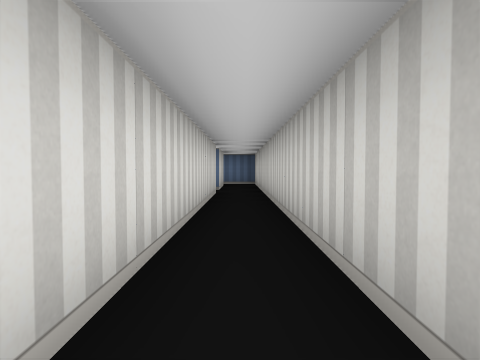
view 1 (above)

21 first-person views from a walk through a cub3D level. The camera is about half as high as the walls, tilts 2° down and sees 75° across. The floor is counted in squares. Each view is taken from the middle of a square. On the plan, view 1 faces up. The plan holds only what a view shows up to about 9 squares ahead; the rest is blank.

view 2
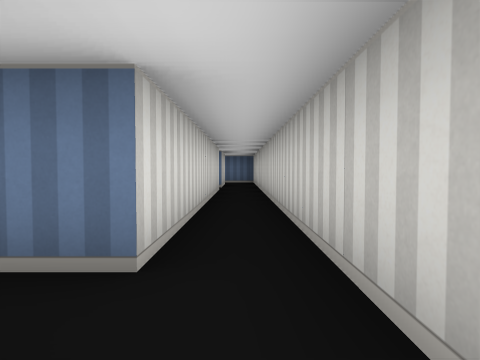

view 3
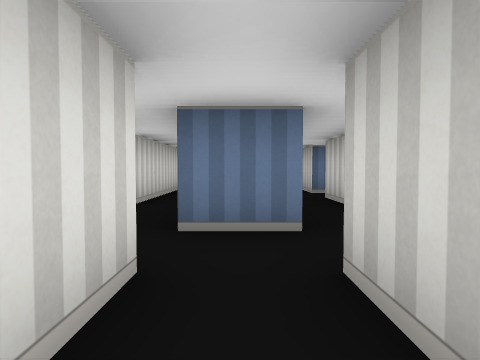

view 4
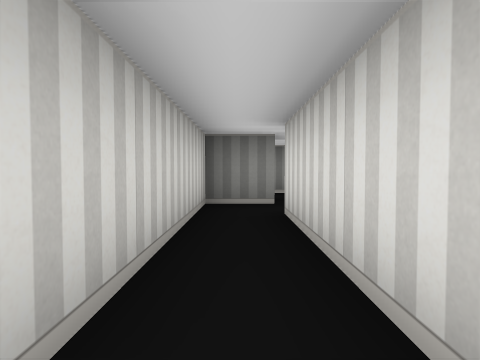

view 5
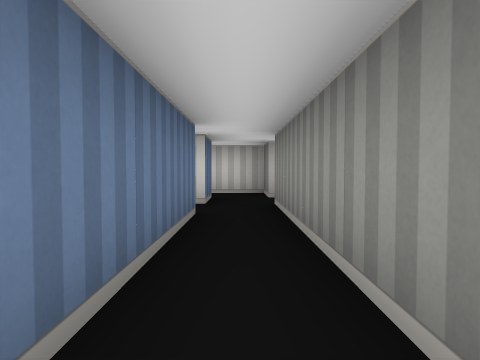

view 6
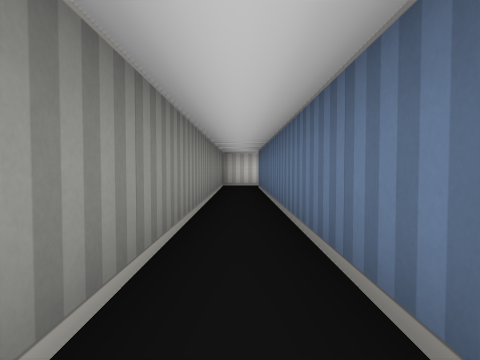

view 7
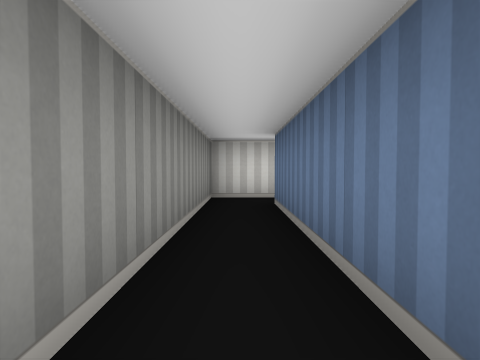

view 8
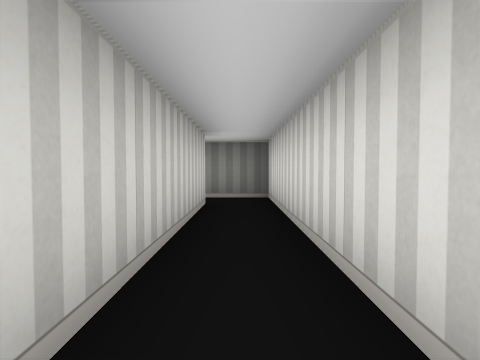

view 9
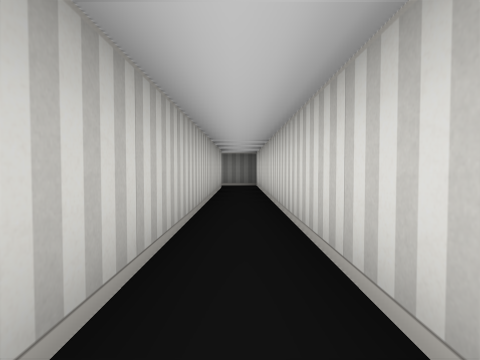

view 10
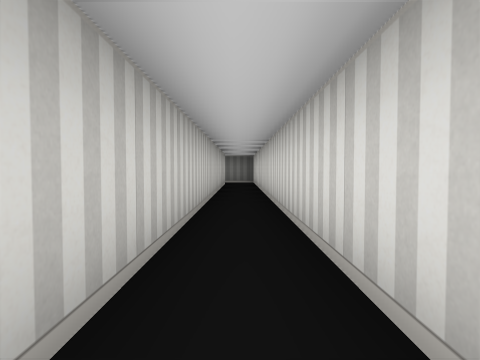

view 11
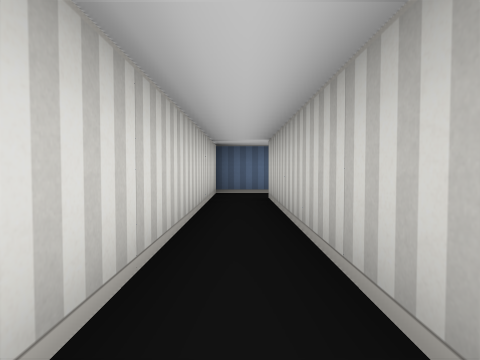

view 12
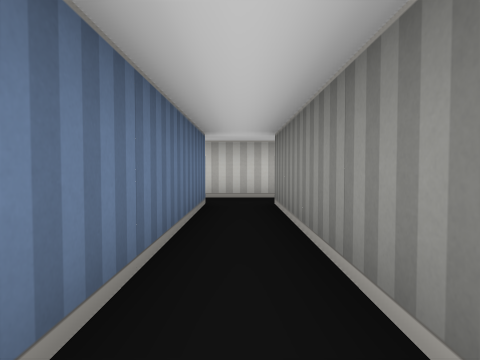

view 13
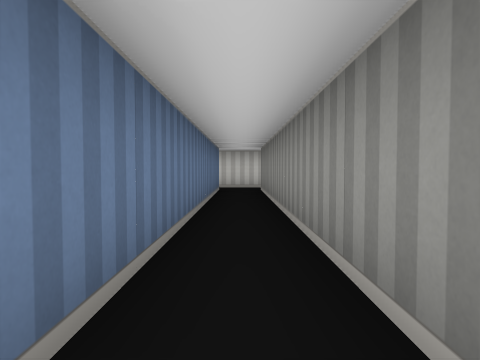

view 14
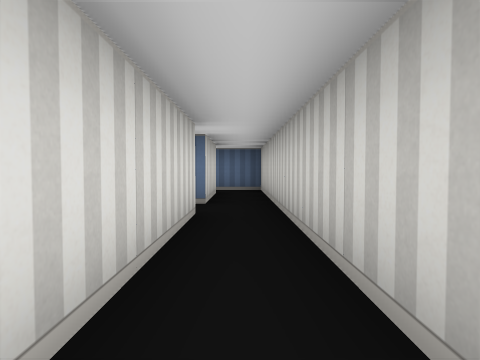

view 15
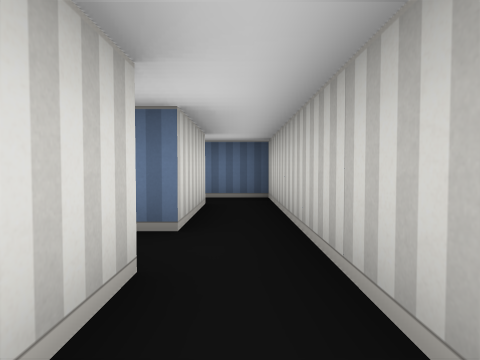

view 16
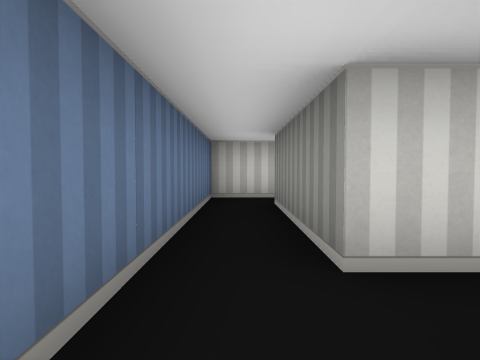

view 17
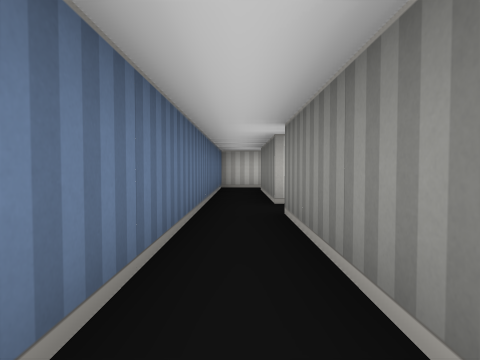

view 18
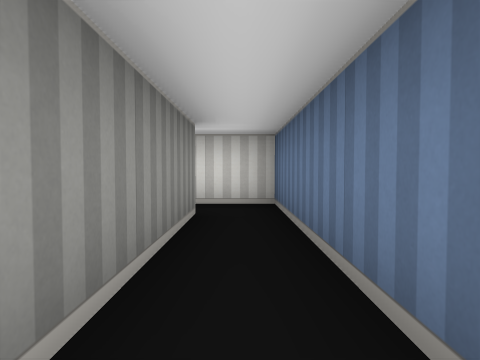

view 19
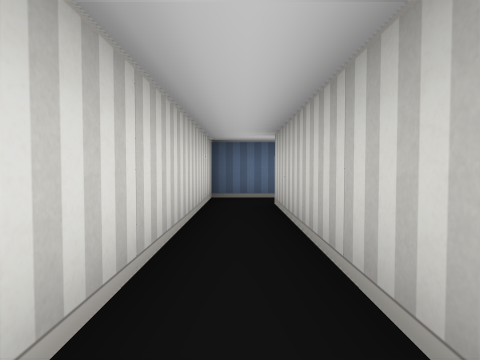

view 20
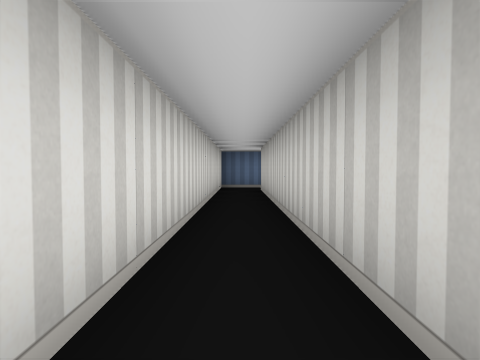

view 21
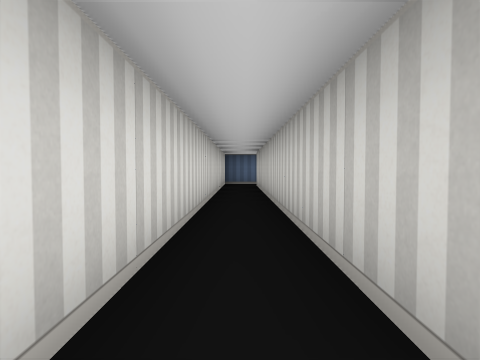

### Floor plan
Points are (right, up) in squares from view 1. A wall is a line through its corners. A room is listed if a view was taken in it or the views show most of it. See-through windows are left out.
Room 1 (views 1, 14, 15)
walls: (-0.5, 6.5) (-0.5, 0.5); (0.5, -0.5) (0.5, 7.5)
ways out: opening at (0, -1) to room 2; opening at (-1, 0) to room 5; opening at (0, 8.5) to room 6; opening at (-1, 7)
Room 2 (views 2, 5, 6, 7, 8, 9, 10, 11)
walls: (-10.5, 11.5) (-10.5, -2.5) (0.5, -2.5); (-0.5, -1.5) (-9.5, -1.5) (-9.5, 11.4); (1.5, -1.5) (0.5, -1.5) (0.5, -0.5)
ways out: opening at (0, -1) to room 1; opening at (1, -3) to room 3; opening at (1, -2) to room 4; opening at (-10, 11)
Room 3 (view 3)
walls: (0.5, -2.5) (0.5, -3.4); (1.5, -3.4) (1.5, -2.5)
ways out: opening at (1, -3) to room 2
Room 4 (view 4)
walls: (2.5, 2.5) (2.5, 3.5); (1.5, 1.4) (1.5, -1.5); (1.5, -2.5) (2.5, -2.5) (2.5, 1.5)
ways out: opening at (1, -2) to room 2; opening at (3, 2)
Room 5 (views 12, 13, 19, 20, 21)
walls: (-7.4, -0.5) (-0.5, -0.5); (-8.5, 9.5) (-8.5, 0.6); (-0.5, 0.5) (-7.5, 0.5) (-7.5, 9.5)
ways out: opening at (-1, 0) to room 1; opening at (-8, 9) to room 6
Room 6 (views 16, 17, 18)
walls: (-3.5, 8.8) (-3.5, 9.5) (-0.5, 9.5) (-0.5, 7.5); (0.5, 7.5) (0.5, 10.5) (-8.5, 10.5) (-8.5, 9.5); (-7.5, 9.5) (-4.5, 9.5)
ways out: opening at (0, 8.5) to room 1; opening at (-8, 9) to room 5; opening at (-4, 9)

Where each view was taken, in squares from view 1:
view 1: 0 up, 0 right, facing up
view 2: 1 down, 0 right, facing up
view 3: 4 down, 1 right, facing up
view 4: 2 up, 2 right, facing down
view 5: 2 down, 4 left, facing right
view 6: 2 down, 1 left, facing left
view 7: 2 down, 5 left, facing left
view 8: 3 up, 10 left, facing down
view 9: 7 up, 10 left, facing down
view 10: 9 up, 10 left, facing down
view 11: 6 up, 10 left, facing up
view 12: 0 up, 5 left, facing right
view 13: 0 up, 8 left, facing right
view 14: 3 up, 0 right, facing up
view 15: 5 up, 0 right, facing up
view 16: 10 up, 5 left, facing right
view 17: 10 up, 8 left, facing right
view 18: 10 up, 4 left, facing left
view 19: 5 up, 8 left, facing up
view 20: 2 up, 8 left, facing up
view 21: 0 up, 8 left, facing up
